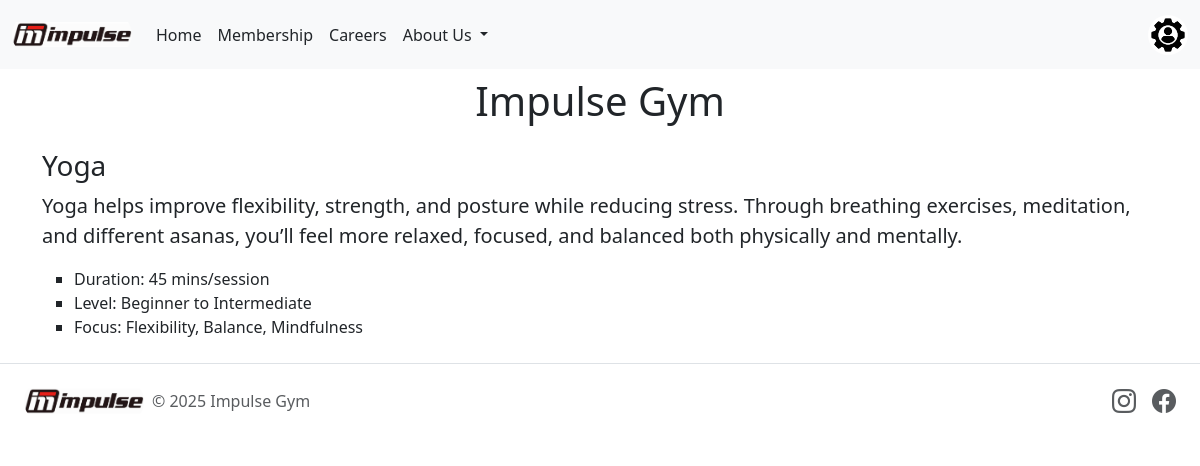
/excercisePage/1, run on the app's committed database.
### tables this page shows
CREATE TABLE exercise (
                id INTEGER PRIMARY KEY AUTOINCREMENT,
                name TEXT,
                quote TEXT,
                detail INT
            , image_url TEXT, "describe" TEXT);

### app.py (the view)
@app.route("/excercisePage/<id>")
def showExcercise(id):
    worked = load_workouts_from_db(id) # workout and workouts different hai
    if not worked:
        return "Not Found", 404
    else:
        return render_template("exercisePage.html", company_name='Impulse', worked=worked)

### database.py (called while the page is built)
def load_workouts_from_db(id):
    with engine.connect() as conn:
        result = conn.execute(text("SELECT * FROM exercise WHERE id = :val"), {"val": id})
        rows = result.all()
        if len(rows) == 0:
            return None
        else:
            return rows[0]._asdict() # is list ka pehla tuple return kar raha hai us id no ki information

### templates/exercisePage.html (shortened to what this page needs)
<!DOCTYPE html>
<html lang="en">
<head>
    {% include 'bootstrap.html' %}
</head>
<body>
    {% include 'nav.html' %}
    <div class="container">
        <h1 class="text-center mt-2 mb-4">Impulse Gym</h1>
        <h3 class="mb-2">{{worked.name}}</h3>
        <p class="lead">{{worked.describe}}</p>
        <ul class="mb-2" style="list-style-type: square;"">
            {% for line in worked.detail.split('.') %}
            <li>{{line.strip()}}</li>
            {% endfor %}
        </ul>
    </div>
    {% include 'footer.html' %}
</body>
</html>

### templates/bootstrap.html
<link href="https://cdn.jsdelivr.net/npm/bootstrap@5.3.2/dist/css/bootstrap.min.css" rel="stylesheet">

### templates/nav.html (shortened to what this page needs)
{% include 'bootstrap.html' %}
<nav class="navbar navbar-expand-lg navbar-light bg-light">
  <div class="container-fluid">
    <a class="navbar-brand" href="/">
        <img src="{{ url_for('static', filename='gym_logo2.png') }}" alt="navLogo" style="width: 120px;height: 43px;object-fit: contain;border-radius: 200px;">
    </a>
    <div class="collapse navbar-collapse" id="navbarNavDropdown">
      <ul class="navbar-nav me-auto">
        <li class="nav-item">
          <a class="nav-link active text-dark" aria-current="page" href="#">Home</a>
        </li>
        <li class="nav-item">
          <a class="nav-link text-dark" href="#">Membership</a>
        </li>
        <li class="nav-item">
          <a class="nav-link text-dark" href="#">Careers</a>
        </li>
        <li class="nav-item dropdown">
          <a class="nav-link dropdown-toggle text-dark" href="#" role="button" data-bs-toggle="dropdown" aria-expanded="false">
            About Us
          </a>
        </li>
      </ul>
      <a href="{{url_for('admin')}}" class="nav-link">
        <img src="{{ url_for('static', filename='adminLogo.jpg') }}" alt="Admin" style="width: 40px;border-radius: 100px;">
      </a>
    </div>
  </div>
</nav>

### templates/footer.html
<link rel="stylesheet" href="https://cdn.jsdelivr.net/npm/bootstrap-icons@1.11.3/font/bootstrap-icons.css">
<footer class="d-flex flex-wrap justify-content-between align-items-center py-3 my-4 border-top px-4">
  <div class="col-md-4 d-flex align-items-center">
    <a href="/" class="mb-3 me-2 mb-md-0 text-body-secondary text-decoration-none lh-1">
      <img src="{{ url_for('static', filename='gym_logo2.png') }}" alt="Impulse Logo" style="width: 120px;height: 43px;object-fit: contain;border-radius: 200px;">
    </a>
    <span class="mb-3 mb-md-0 text-body-secondary">&copy; 2025 Impulse Gym</span>
  </div>
  <ul class="nav col-md-4 justify-content-end list-unstyled d-flex">
    <li class="ms-3">
      <a class="text-body-secondary" href="https://www.instagram.com/impulsefitnessstudio/" target="_blank">
        <i class="bi bi-instagram" style="font-size: 1.5rem;"></i>
      </a>
    </li>
    <li class="ms-3">
      <a class="text-body-secondary" href="https://www.facebook.com/p/Impulse-Fitness-Studio-100064977065321/" target="_blank">
        <i class="bi bi-facebook" style="font-size: 1.5rem;"></i>
      </a>
    </li>
  </ul>
</footer>

### data on the page
exercise: name "Yoga", describe "Yoga helps improve flexibility, strength, and posture while reducing stress. Through breathing exercises, meditation, and different asanas, you’ll feel more relaxed, focused, and balanced both physically and mentally."

### other printed values
{{ line.strip() }} "Duration: 45 mins/session" "Level: Beginner to Intermediate" "Focus: Flexibility, Balance, Mindfulness"
